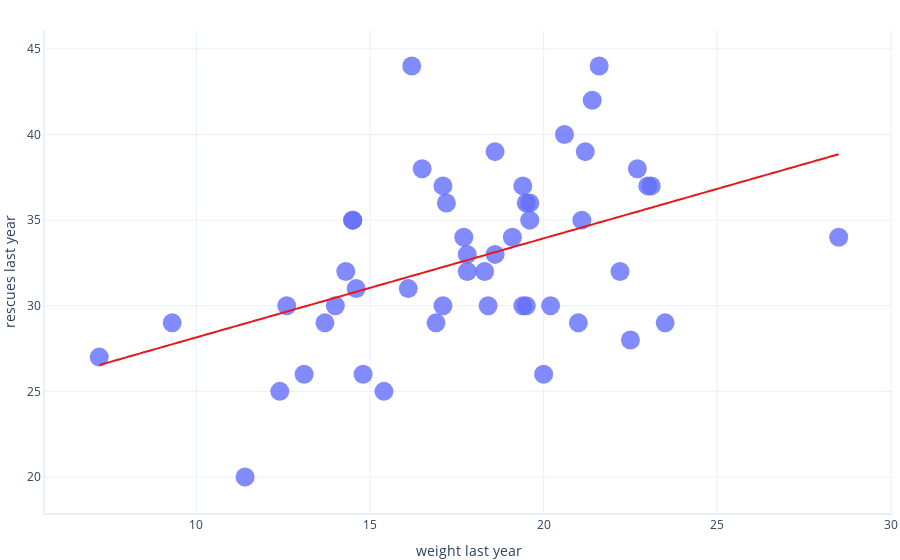

The notebook cell this image was saved under:
### Markdown cell above
We are interested in the relationship between a dog's weight and the amount of rescues it performed in the previous year. Let's begin by plotting `rescues_last_year` as a function of `weight_last_year`:

### Code cell
import graphing
import statsmodels.formula.api as smf

# First, we define our formula using a special syntax
# This says that rescues_last_year is explained by weight_last_year
formula = "rescues_last_year ~ weight_last_year"

model = smf.ols(formula = formula, data = data).fit()

graphing.scatter_2D(data, "weight_last_year", "rescues_last_year", trendline = lambda x: model.params[1] * x + model.params[0])
